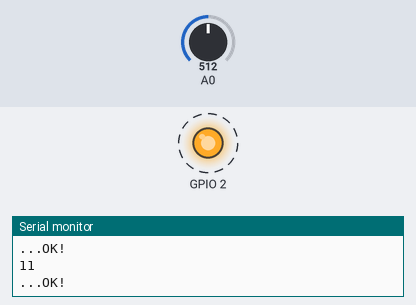
Simulated run of this sketch. Board: ESP8266 (NodeMCU). On the bench: output pins drawn as LEDs (lit = HIGH, except the on-board LED, lit = LOW), the last lines printed to the serial monitor. Dashed ring = blinking. Inputs (shaded band) come from the test bench; at power-on: A0 = 512. WiFi joins after 1.5 s; servers stay silent unless stated; no MQTT or app messages arrive unless stated.

Above: at 2.2 s.
2.8 s: A0 set to 561
6.0 s: A0 set to 589
At 7.4 s:
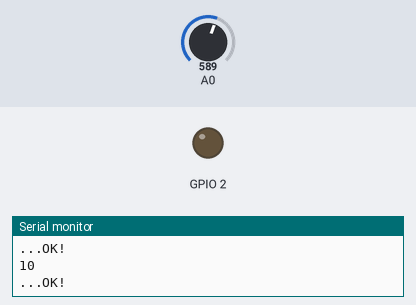
7.7 s: A0 set to 511
At 8.1 s:
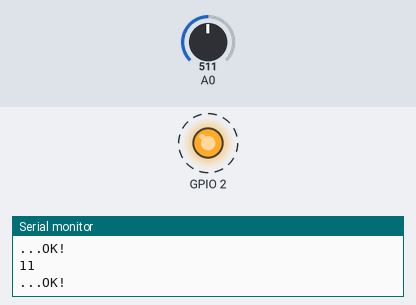
10.9 s: A0 set to 494
At 11.6 s:
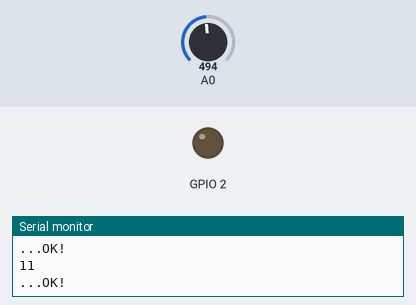
Timing chart, 0 to 13.7 s (numbered marks = the images above; inputs shaded):
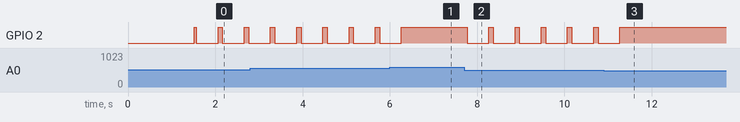

Measured:
- the behaviour switches between 577 and 578 on A0 (found by bisection; images 0 and 1)
- the behaviour switches between 505 and 504 on A0 (found by bisection; images 2 and 3)
- after the input at 6.0 s, GPIO 2: goes on until 6.3 s, then stays HIGH
- after the input at 7.7 s, GPIO 2: alternates HIGH for 0.10 s and LOW for 0.50 s, starting after 0.07 s
- after the input at 10.9 s, GPIO 2: goes on until 11.3 s, then stays HIGH
- by itself, GPIO 2: alternates HIGH for 0.10 s and LOW for 0.50 s

The sketch:

multiple_switch.ino
```cpp
#include <ESP8266WiFi.h>
#include "Adafruit_MQTT.h"
#include "Adafruit_MQTT_Client.h"

#define WLAN_SSID       ""
#define WLAN_PASS       ""

int buttons[] = {540, 1024, 995, 912, 840, 779, 726, 680, 636, 600, 568, 514};

WiFiClient client;
Adafruit_MQTT_Client mqtt(&client, "192.168.0.2", 1883);
Adafruit_MQTT_Publish photocell = Adafruit_MQTT_Publish(&mqtt, "domos/bedroom/multiple-switch");

void setup()
{
  Serial.begin(115200);
  pinMode(BUILTIN_LED, OUTPUT);
  delay(10);
  digitalWrite(BUILTIN_LED, LOW);

  Serial.print("Connecting to ");
  Serial.println(WLAN_SSID);

  WiFi.begin(WLAN_SSID, WLAN_PASS);
  while (WiFi.status() != WL_CONNECTED)
  {
    delay(500);
    Serial.print(".");
  }
  Serial.println();
  Serial.println("WiFi connected");
  Serial.println("IP address: ");
  Serial.println(WiFi.localIP());
  digitalWrite(BUILTIN_LED, HIGH);
}

bool isInRange(int value, int reference)
{
  int margin = 10;
  int lower = reference - margin;
  int upper = reference + margin;
  return (lower < value && upper > value);
}

void loop()
{
  int sensorValue = analogRead(A0);
  for (int i = 0; i < 12; i++)
  {
    if (isInRange(sensorValue, buttons[i]))
    {
      Serial.println(i);
      MQTT_connect();
      Serial.print("...");
      if (!photocell.publish(i))
      {
        Serial.println(F("Failed"));
      }
      else
      {
        digitalWrite(BUILTIN_LED, LOW);
        Serial.println(F("OK!"));
        delay(500);
        digitalWrite(BUILTIN_LED, HIGH);
      }
      //    delay(500);
    }
  }
  delay(100); // delay in between reads for stability
}

void MQTT_connect()
{
  int8_t ret;
  if (mqtt.connected())
  {
    return;
  }
  uint8_t retries = 3;
  while ((ret = mqtt.connect()) != 0)
  {
    mqtt.disconnect();
    delay(5000);
    retries--;
    if (retries == 0)
    {
      while (1)
        ;
    }
  }
}
```
